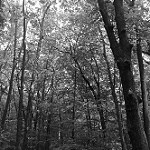
#> input picture 2_result/2.bmp, 150 x 150 px; the run also reads 3 pictures not shown here
$ python ssim.py   (older library calls are emulated)
#> lines starting #> are read from the running program, lines starting #| are printed output that depends on the picture; long printed decimals are rounded
# SSIM (Structural Similarity Index Measure) —
# это метрика полного сопоставления, оценивающая
# визуальное качество изображений, имитируя
# человеческое восприятие (HVS)

from skimage.metrics import structural_similarity as ssim
import cv2


def compare_ssim(imageA, imageB):
    # Ensure the images have the same size
    assert imageA.shape == imageB.shape, "Images must be the same size."

    # Compute SSIM between two images
    score, diff = ssim(imageA, imageB, full=True)
    return score


# Load images
original = cv2.imread('./2_result/2.bmp', cv2.IMREAD_GRAYSCALE)
#> original is the input picture: shape (150, 150); min 0, max 255, mean 89.4
compressed1 = cv2.imread('./2_result/2_bit1.bmp', cv2.IMREAD_GRAYSCALE)
compressed2 = cv2.imread('./2_result/2_bit2.bmp', cv2.IMREAD_GRAYSCALE)
compressed3 = cv2.imread('./2_result/2_bit3.bmp', cv2.IMREAD_GRAYSCALE)

# Compute SSIM
ssim_score1 = compare_ssim(original, compressed1)
#> in compare_ssim, `score, diff = ssim(imageA, imageB, full=True)`: score = 1
#> ssim_score1 = 1
ssim_score2 = compare_ssim(original, compressed2)
#> ssim_score2 = 0.998
ssim_score3 = compare_ssim(original, compressed3)
#> in compare_ssim (call 3), `score, diff = ssim(imageA, imageB, full=True)`:
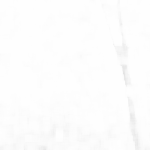
#> diff: shape (150, 150) float64; min 0.894, max 1, mean 0.993
#> in compare_ssim (call 3), `score, diff = ssim(imageA, imageB, full=True)`: score = 0.993
#> ssim_score3 = 0.993

print(f"SSIM 1_bit: {ssim_score1}")
#| SSIM 1_bit: 0.9996
print(f"SSIM 2_bit: {ssim_score2}")
#| SSIM 2_bit: 0.9983
print(f"SSIM 3_bit: {ssim_score3}")
#| SSIM 3_bit: 0.9932
